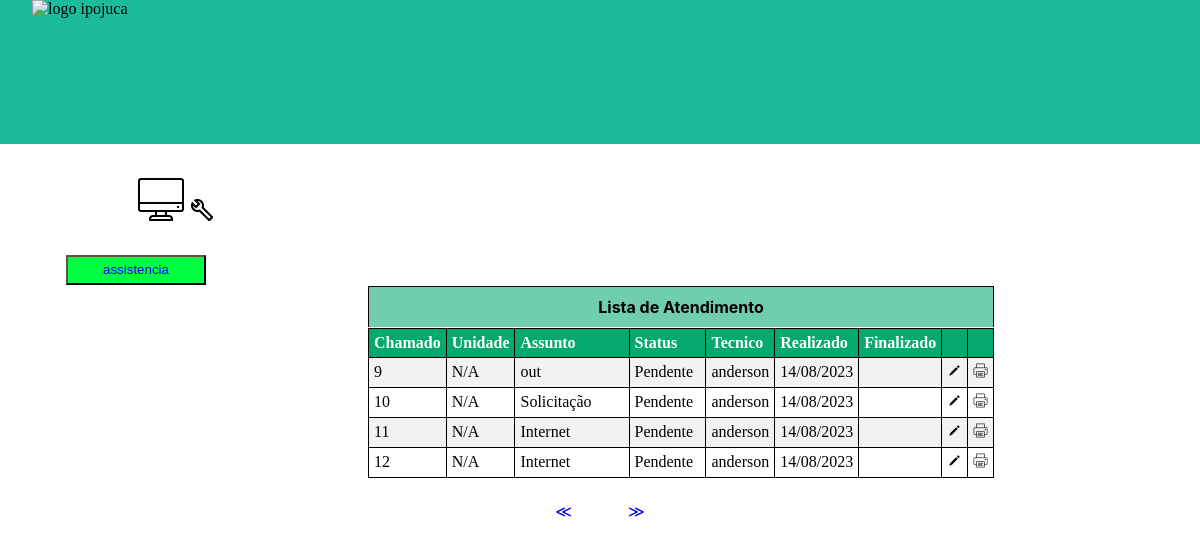
/chamado/adm/?page=3 (signed in), run on the app's committed database.
### chamado/models.py (models this page shows, shortened)
class Chamado(models.Model):
    tipo = models.CharField(max_length=15)
    localpro = models.CharField(max_length=30)
    demanda = models.CharField(max_length=300)
    usuario = models.ForeignKey(Usuario, on_delete=models.DO_NOTHING)
    tecnico = models.ForeignKey(Usuarioa, on_delete=models.DO_NOTHING, default=1)
    data_cadastro = models.DateTimeField(default= datetime.today)
    data_finalizado = models.DateField(null=True, blank=True)
    status = models.CharField(max_length=40, default='Pendente')
    unidade = models.CharField(max_length=65, default='N/A')
    solucao = models.CharField(max_length=399, default='N/A')

### logadm/models.py (models this page shows)
class Usuarioa(models.Model):
    nome = models.CharField(max_length=30)
    matricula = models.CharField(max_length= 30)
    senha = models.CharField(max_length=64)
    def __str__(self) -> str:
        return self.nome

### chamado/views.py (the view)
# urls.py: path('adm/', views.adm, name = 'adm'),
def adm(request):
    if request.session.get('usuario'):
        usuario = Usuarioa.objects.get(id = request.session['usuario'])
        chamados = Chamado.objects.filter(tecnico=usuario)
        paginator = Paginator(chamados, 4)
        page_num = request.GET.get('page')
        page = paginator.get_page(page_num)
        return render(request, 'html/hoadm.html', {'page':page, 'usuario':usuario})
    else:
        return redirect('/logadm/adm')

### chamado/templates/html/hoadm.html (shortened to what this page needs)
{% load static %}
<!DOCTYPE html>
<html lang="pt-br">
<head>
    <link rel="stylesheet" href="{% static 'css/hoadm.css' %}">
</head>
<body>
    <div class="divim">
        <img class="imglog" src="https://www.ipojuca.pe.gov.br/wp-content/uploads/2021/03/loader-pmi.png" alt="logo ipojuca">
        </div>
       <img class="imgpc" src="{% static 'img/pc.gif' %}" alt="https://icons8.com.br/icons/set/pc">
        <img class="imgchave"  src="{% static 'img/inclesa.gif' %}" alt="https://icons8.com.br/icons/set/chave-inglesa">
        <button class="botach" type="submit"> <a style="text-decoration: none" href="{% url 'cadastro' %}">assistencia</a></button>
        <div class="divname">Lista de Atendimento</div>
        <table id="tabela">
            <tr>
              <th style="width: 10%;"> <span>Chamado</span></th>
              <th><span>Unidade</span></th>
              <th style="width: 30%;"><span>Assunto</span></th>
              <th style="width: 15%;"><span>Status</span></th>
              <th><span>Tecnico</span></th>
              <th><span>Realizado</span></th>
              <th><span>Finalizado</span></th>
              <th></th>
              <th></th>
            </tr>
            {% for chamado in page.object_list %}
            <tr >
              <td >{{ chamado.id }}</td>
              <td>{{chamado.unidade}}</td>
              <td>{{ chamado.tipo }}</td>
              <td>{{ chamado.status }}</td>
              <td>{{ chamado.tecnico }}</td>
              <td>{{chamado.data_cadastro|date:"d/m/Y"}}</td>
              <td>{{chamado.data_finalizado|date:"d/m/Y"}}</td>
              <td>
              <a href="{% url 'admcad' id_chamado=chamado.id %}">
                <img src="{% static 'img/lapiz.png' %}" alt="https://icons8.com.br">
              </a>
            </td>
            <td >
              <a href="{% url 'admcad' id_chamado=chamado.id %}">
                <img src="{% static 'img/impressora.png' %}" alt="">
              </a>
            </td>
            </tr>
            {% endfor %}
        </table>
        <div class="pagina">
          {% if page.has_previous %}
            <a href="{% url 'adm' %}?page={{ page.previous_page_number }}">&#8810;&#8195; &#8195; </a>
          {% endif %}
          {% if page.has_next %}
            <a href="{% url 'adm' %}?page={{ page.next_page_number }}">&#8195; &#8811;</a>
          {% endif %}
        </div>
</body>
</html>

### static/css/hoadm.css (style rules this page uses)
body, html { margin: 0; padding: 0; width: 100%; height: 100%; overflow: hidden; }
a { text-decoration: none; }
.pagina { display: flex; justify-content: center; margin-top: 13vh; }
.divim { background: #1abc9c; width: 100%; height: 18vh; flex-shrink: 0; }
.imglog { width: 120px; height: 123px; flex-shrink: 0; position: relative; top: 0vh; right: -4vh; }
.imgpc { position: relative; top: 30px; right: -17vh; }
.imgchave { position: relative; top: 28px; right: -17vh; }
.botach { background: rgb(0, 255, 64); color: #fff; width: 140px; height: 30px; position: relative; top: 10%; right: 2vh; }
.divname { background-color: #04aa6d91; width: 52%; height: 5vh; flex-shrink: 0; position: relative; top: 9.88vh; right: -46vh; font-family: 'Inter' ; font-weight: bold; display: flex; align-items: center; justify-content: center; border: 1px solid black; border-bottom: none; }
span { color: #fff; }
tr:nth-child(even) { background: #f2f2f2; }
td { border: 1px solid; padding: 5px; }
th { padding-top: 8px; padding-bottom: 8px; text-align: left; background-color: #04AA6D; color: black; padding: 5px; border-bottom: 1px solid; border: 1px solid; }
table { width: 52.18%; border: 1px solid; border-collapse: collapse;position: relative; top: 10%; right: -46vh; border-top: none; }

### data on the page
Chamado: id "9", unidade "N/A", tipo "out", status "Pendente", tecnico "anderson", data_cadastro "14/08/2023"
Chamado: id "10", unidade "N/A", tipo "Solicitação", status "Pendente", tecnico "anderson", data_cadastro "14/08/2023"
Chamado: id "11", unidade "N/A", tipo "Internet", status "Pendente", tecnico "anderson", data_cadastro "14/08/2023"
Chamado: id "12", unidade "N/A", tipo "Internet", status "Pendente", tecnico "anderson", data_cadastro "14/08/2023"
